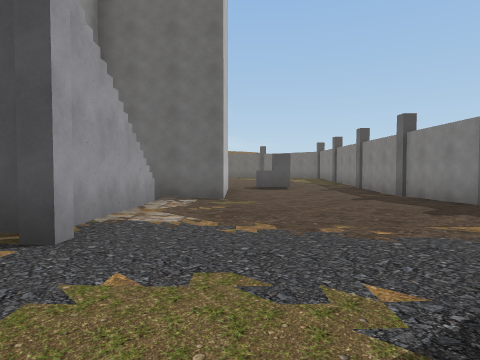
[1] (above)

23 first-person views from a walk through a 3-D level made in the Unity game engine. The camera is 1.2 m above the floor, tilts 2° down and sees 75° across. The floor is counted in squares, 2 m on a side. Each view is taken from the middle of a square. On the plan, view 1 faces up. The plan holds only what a view shows up to about 9 squares ahead; the rest is blank. The place goes on beyond the plan. Some animated figures are not drawn. Some surface patterns are stand-ins.

[2]
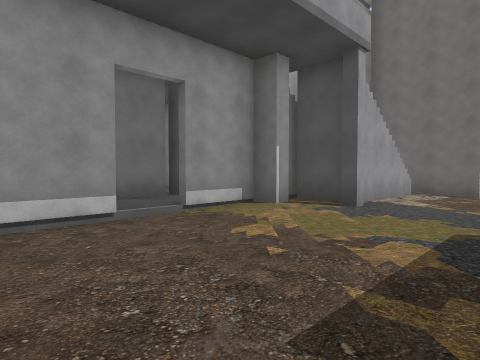

[3]
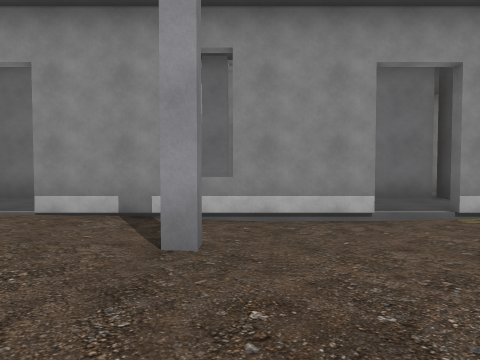

[4]
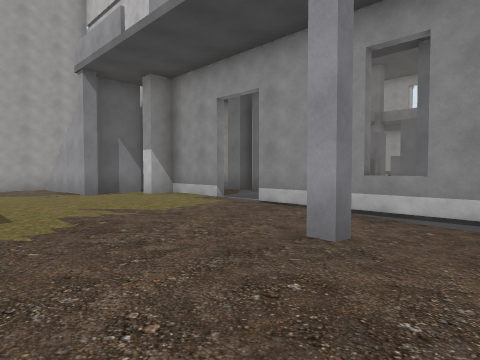

[5]
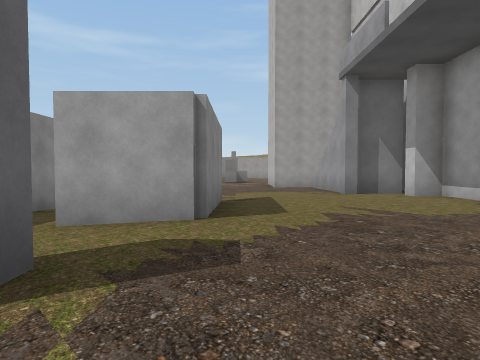

[6]
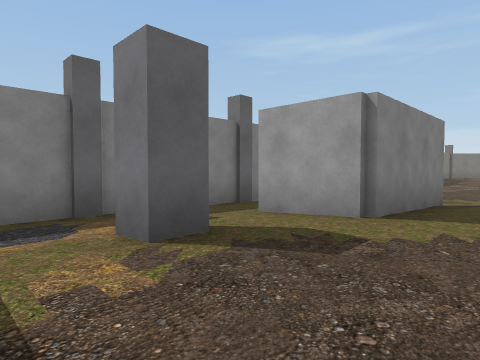

[7]
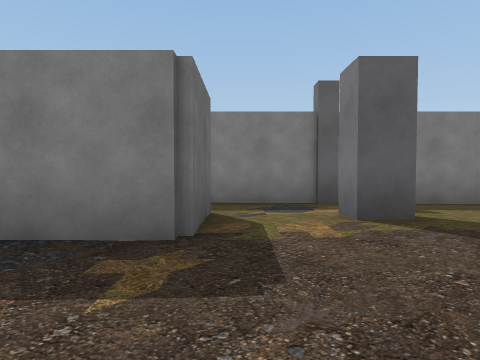

[8]
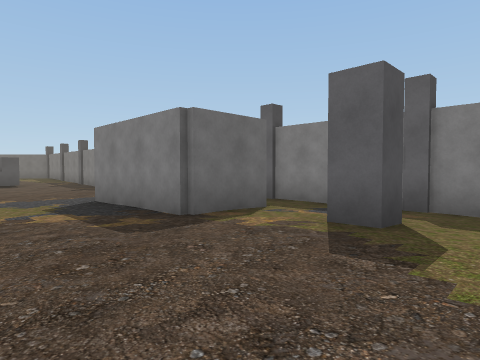

[9]
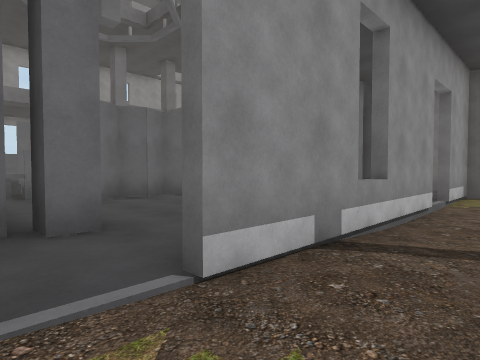

[10]
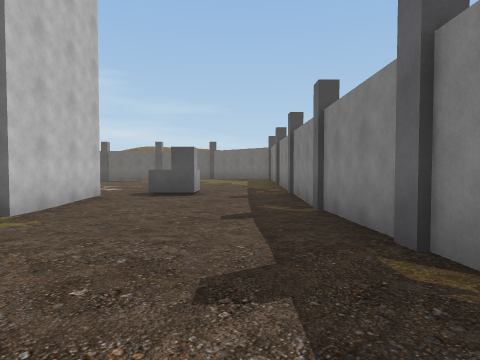

[11]
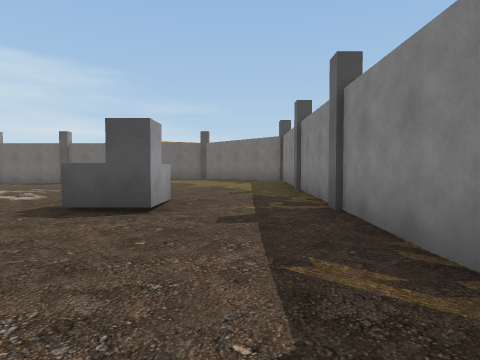

[12]
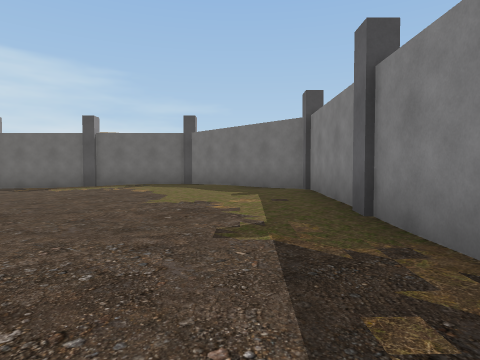

[13]
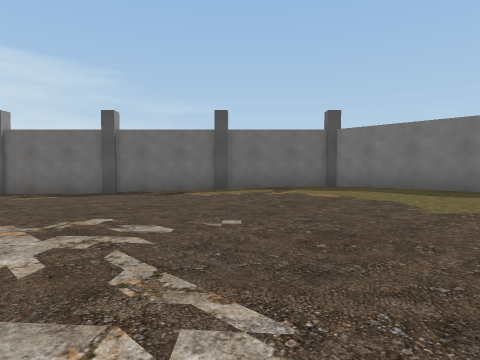

[14]
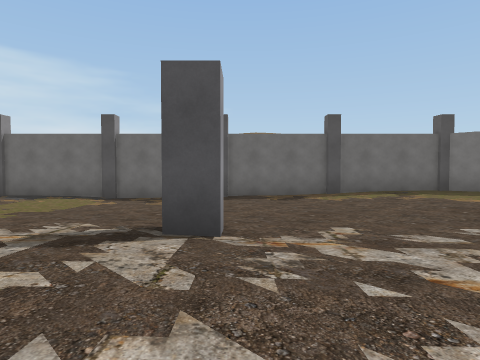

[15]
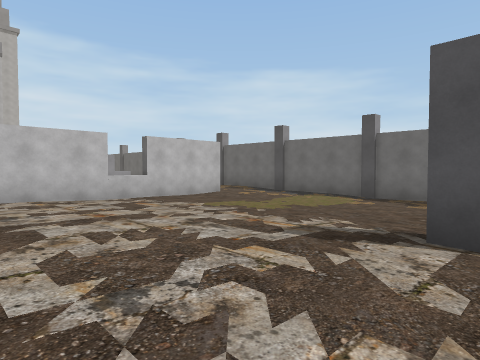

[16]
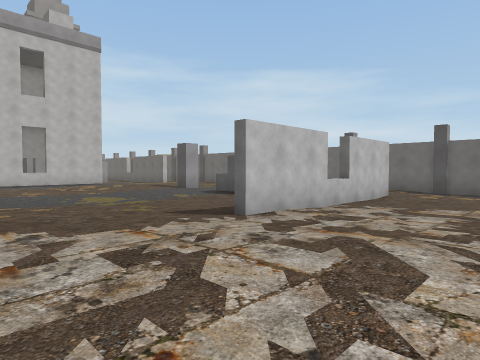

[17]
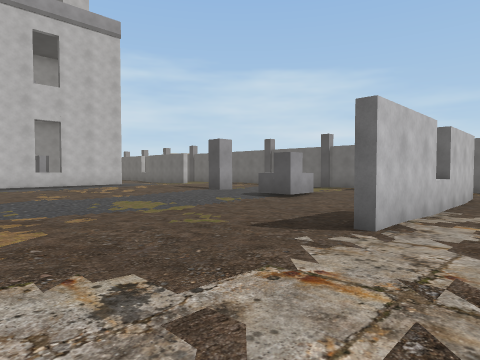

[18]
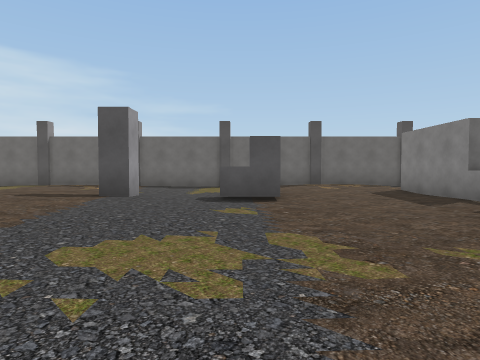

[19]
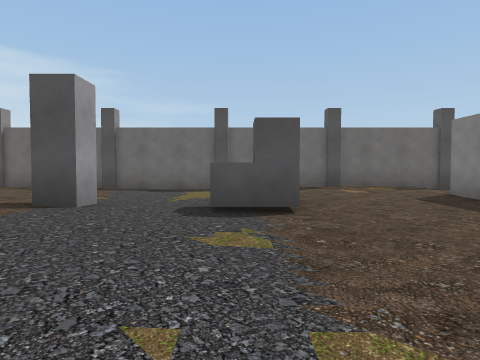

[20]
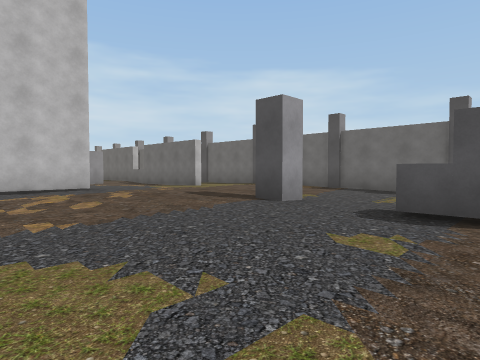

[21]
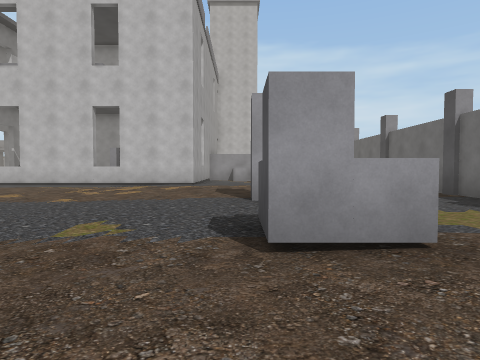

[22]
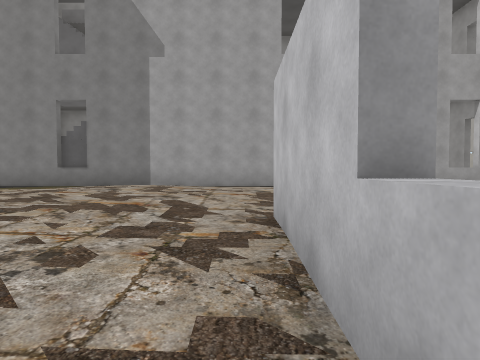

[23]
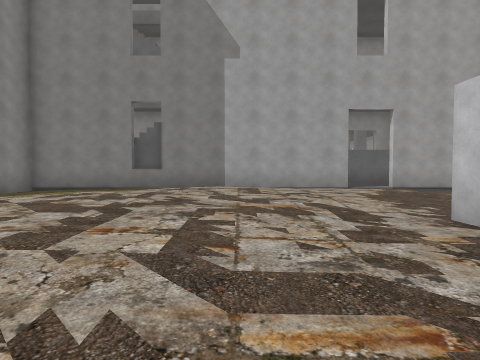

### Floor plan
Key: @ floor where view 1 was taken; # wall or solid block; x gap in a wall; . main floor; : floor 0.25 m higher than the main floor; - floor 0.25 m lower than the main floor; / step, stairs or slope; = window, fence, low wall or low ledge; ^ raised ledge; O other object.
Columns run from 22 left of view 1 to 5 right of it. Each row starts with its distance up from view 1.
 21 O#OO#OO OO#OO#OO#OO#OO##O
 20 ...---  ...---------....#
 19 ..------....---------...:#
 18 ....------#-----------....##
 17 ...OO-O---#------------...:#
 16 ...OO-O---#--...-OO-----...#
 15 ....------#-.....OO-----...O
 14 ....------#.........-----..O
 13 ...-------#....:.....----..#
 12 ...------....::::..  --O---O
 11 --------....:::::.   --O---O
 10 --------....:::::..  O-----#
  9         ..:.::::...O O-----O
  8         .....::... OOO-----O
  7      =###############------#
  6                     #------O
  5                     #----..O
  4                     #---...
  3                   ###.-...
  2                   ##.....
  1                 #.#....#
  0                  .....@#   O
 -1                   .....##..O
 -2              #    #-....##.#
 -3              #..  #-...:OO.O
 -4              #..# #.#..:OO.O
 -5           #  #....#....::..#
 -6           #^^...#.x...:###.O
 -7                  .x.:::#  .O
 -8                 #.#....#   #
 -9                   ##.../
-10                    ##...-
-11                    ##..--
-12                     #.---

Where each view was taken, in squares from view 1:
view 1: 0 up, 0 right, facing up
view 2: 3 down, 1 right, facing up-left
view 3: 3 down, 1 right, facing left
view 4: 2 down, 1 right, facing down-left
view 5: 2 down, 1 right, facing down
view 6: 2 down, 0 right, facing down-right
view 7: 2 down, 1 left, facing right
view 8: 5 down, 1 left, facing up-right
view 9: 7 down, 2 left, facing up-left
view 10: 3 up, 3 right, facing up
view 11: 7 up, 3 right, facing up
view 12: 11 up, 3 right, facing up
view 13: 12 up, 1 left, facing up
view 14: 12 up, 4 left, facing up
view 15: 12 up, 4 left, facing up-left
view 16: 9 up, 8 left, facing up-left
view 17: 9 up, 10 left, facing up-left
view 18: 10 up, 16 left, facing up
view 19: 12 up, 16 left, facing up
view 20: 12 up, 15 left, facing up-left
view 21: 16 up, 13 left, facing left
view 22: 16 up, 11 left, facing down
view 23: 16 up, 9 left, facing down
